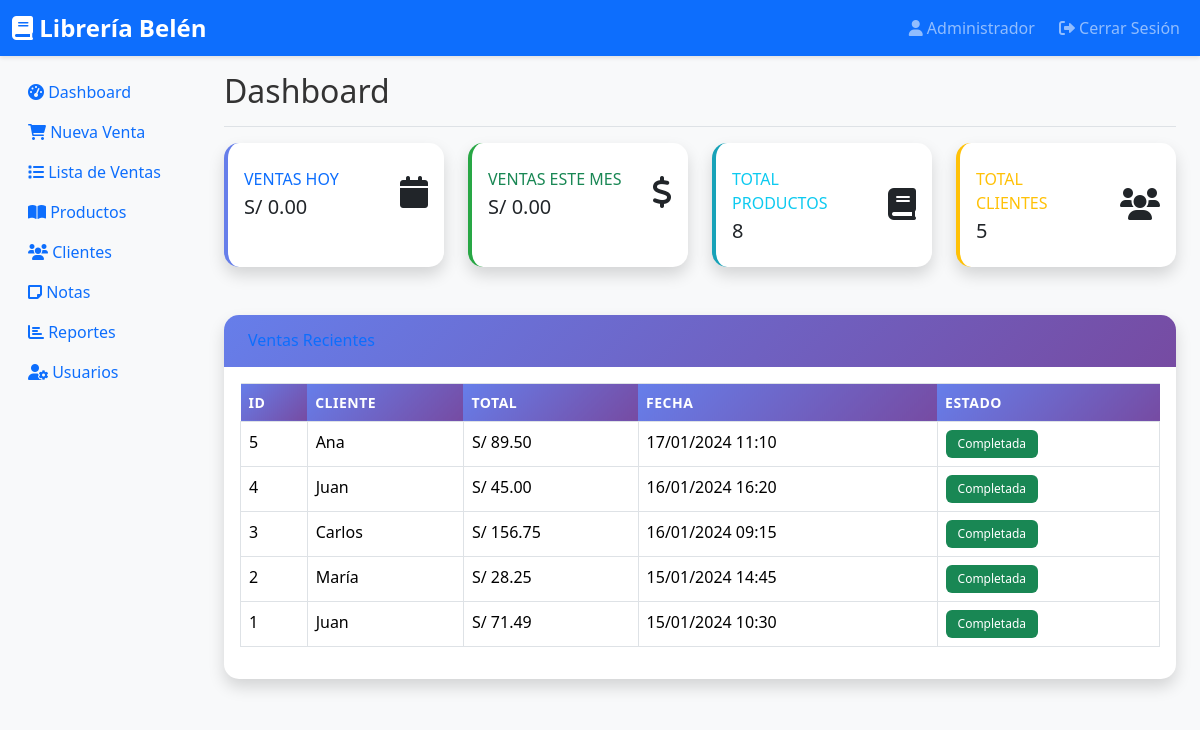
/index.php (signed in), run on the app's committed database.
### tables this page shows
CREATE TABLE ventas (
    id INT AUTO_INCREMENT PRIMARY KEY,
    cliente_id INT NOT NULL,
    usuario_id INT NOT NULL,
    subtotal DECIMAL(10,2) DEFAULT 0,
    impuestos DECIMAL(10,2) DEFAULT 0,
    descuento DECIMAL(10,2) DEFAULT 0,
    total DECIMAL(10,2) NOT NULL,
    estado ENUM('completada', 'pendiente', 'cancelada') DEFAULT 'completada',
    metodo_pago ENUM('efectivo', 'tarjeta', 'transferencia') DEFAULT 'efectivo',
    fecha TIMESTAMP DEFAULT CURRENT_TIMESTAMP,
    notas TEXT,
    FOREIGN KEY (cliente_id) REFERENCES clientes(id),
    FOREIGN KEY (usuario_id) REFERENCES usuarios(id),
    INDEX idx_fecha (fecha),
    INDEX idx_cliente (cliente_id),
    INDEX idx_usuario (usuario_id),
    INDEX idx_estado (estado)
);

CREATE TABLE clientes (
    id INT AUTO_INCREMENT PRIMARY KEY,
    nombre VARCHAR(100) NOT NULL,
    apellido VARCHAR(100),
    email VARCHAR(150) UNIQUE,
    telefono VARCHAR(20),
    direccion TEXT,
    ciudad VARCHAR(100),
    codigo_postal VARCHAR(10),
    fecha_nacimiento DATE,
    activo BOOLEAN DEFAULT TRUE,
    fecha_registro TIMESTAMP DEFAULT CURRENT_TIMESTAMP,
    fecha_actualizacion TIMESTAMP DEFAULT CURRENT_TIMESTAMP ON UPDATE CURRENT_TIMESTAMP,
    INDEX idx_nombre (nombre),
    INDEX idx_email (email),
    INDEX idx_telefono (telefono)
);

### includes/functions.php (called while the page is built, shortened)
<?php
function getDashboardStats() {
    $pdo = getConnection();
    $stmt = $pdo->prepare("SELECT COALESCE(SUM(total), 0) as ventas_hoy FROM ventas WHERE DATE(fecha) = CURDATE() AND estado != 'cancelada'");
    $stmt->execute();
    $ventas_hoy = $stmt->fetch()['ventas_hoy'];
    $stmt = $pdo->prepare("SELECT COALESCE(SUM(total), 0) as ventas_mes FROM ventas WHERE MONTH(fecha) = MONTH(CURDATE()) AND YEAR(fecha) = YEAR(CURDATE()) AND estado != 'cancelada'");
    $stmt->execute();
    $ventas_mes = $stmt->fetch()['ventas_mes'];
    $stmt = $pdo->prepare("SELECT COUNT(*) as total_productos FROM productos WHERE activo = 1");
    $stmt->execute();
    $total_productos = $stmt->fetch()['total_productos'];
    $stmt = $pdo->prepare("SELECT COUNT(*) as total_clientes FROM clientes WHERE activo = 1");
    $stmt->execute();
    $total_clientes = $stmt->fetch()['total_clientes'];
    return [
        'ventas_hoy' => $ventas_hoy,
        'ventas_mes' => $ventas_mes,
        'total_productos' => $total_productos,
        'total_clientes' => $total_clientes
    ];
}
function getVentasRecientes($limit = 10) {
    $pdo = getConnection();
    $stmt = $pdo->prepare("
        SELECT v.id, v.total, v.fecha, v.estado, c.nombre as cliente_nombre
        FROM ventas v
        LEFT JOIN clientes c ON v.cliente_id = c.id
        WHERE v.estado != 'cancelada'
        ORDER BY v.fecha DESC
        LIMIT :limit
    ");
    $stmt->bindParam(':limit', $limit, PDO::PARAM_INT);
    $stmt->execute();
    return $stmt->fetchAll();
}
?>

### index.php (the view, shortened to what this page needs)
<?php
require_once 'includes/functions.php';
$user_name = $_SESSION['user_name'];
$user_role = $_SESSION['user_role'];
?>
<!DOCTYPE html>
<html lang="es">
<head>
    <link href="assets/vendor/bootstrap.min.css" rel="stylesheet">
    <link href="assets/vendor/fontawesome.min.css" rel="stylesheet">
    <link href="assets/css/style.css" rel="stylesheet">
</head>
<body>
    <nav class="navbar navbar-expand-lg navbar-dark bg-primary">
        <div class="container-fluid">
            <a class="navbar-brand" href="index.php">
                <i class="fas fa-book"></i> Librería Belén
            </a>
            <div class="navbar-nav ms-auto">
                <span class="navbar-text me-3">
                    <i class="fas fa-user"></i> <?php echo htmlspecialchars($user_name); ?>
                </span>
                <a class="nav-link" href="logout.php">
                    <i class="fas fa-sign-out-alt"></i> Cerrar Sesión
                </a>
            </div>
        </div>
    </nav>
    <div class="container-fluid">
        <div class="row">
            <nav class="col-md-3 col-lg-2 d-md-block bg-light sidebar">
                <div class="position-fixed pt-3">
                    <ul class="nav flex-column">
                        <li class="nav-item">
                            <a class="nav-link active" href="index.php">
                                <i class="fas fa-tachometer-alt"></i> Dashboard
                            </a>
                        </li>
                        <li class="nav-item">
                            <a class="nav-link" href="ventas/nueva_venta.php">
                                <i class="fas fa-shopping-cart"></i> Nueva Venta
                            </a>
                        </li>
                        <li class="nav-item">
                            <a class="nav-link" href="ventas/lista_ventas.php">
                                <i class="fas fa-list"></i> Lista de Ventas
                            </a>
                        </li>
                        <li class="nav-item">
                            <a class="nav-link" href="productos/lista_productos.php">
                                <i class="fas fa-book-open"></i> Productos
                            </a>
                        </li>
                        <li class="nav-item">
                            <a class="nav-link" href="clientes/lista_clientes.php">
                                <i class="fas fa-users"></i> Clientes
                            </a>
                        </li>
                        <li class="nav-item">
                            <a class="nav-link" href="notas/lista_notas.php">
                                <i class="fas fa-sticky-note"></i> Notas
                            </a>
                        </li>
                        <?php if ($user_role == 'admin'): ?>
                        <li class="nav-item">
                            <a class="nav-link" href="reportes/reportes.php">
                                <i class="fas fa-chart-bar"></i> Reportes
                            </a>
                        </li>
                        <li class="nav-item">
                            <a class="nav-link" href="usuarios/lista_usuarios.php">
                                <i class="fas fa-user-cog"></i> Usuarios
                            </a>
                        </li>
                        <?php endif; ?>
                    </ul>
                </div>
            </nav>
            <main class="col-md-9 ms-sm-auto col-lg-10 px-md-4">
                <div class="d-flex justify-content-between flex-wrap flex-md-nowrap align-items-center pt-3 pb-2 mb-3 border-bottom">
                    <h1 class="h2">Dashboard</h1>
                </div>
                <div class="row mb-4">
                    <?php
                    $stats = getDashboardStats();
                    ?>
                    <div class="col-xl-3 col-md-6 mb-4">
                        <div class="card border-left-primary shadow h-100 py-2">
                            <div class="card-body">
                                <div class="row no-gutters align-items-center">
                                    <div class="col mr-2">
                                        <div class="text-xs font-weight-bold text-primary text-uppercase mb-1">
                                            Ventas Hoy
                                        </div>
                                        <div class="h5 mb-0 font-weight-bold text-gray-800">
                                            S/ <?php echo number_format($stats['ventas_hoy'], 2); ?>
                                        </div>
                                    </div>
                                    <div class="col-auto">
                                        <i class="fas fa-calendar fa-2x text-gray-300"></i>
                                    </div>
                                </div>
                            </div>
                        </div>
                    </div>
                    <div class="col-xl-3 col-md-6 mb-4">
                        <div class="card border-left-success shadow h-100 py-2">
                            <div class="card-body">
                                <div class="row no-gutters align-items-center">
                                    <div class="col mr-2">
                                        <div class="text-xs font-weight-bold text-success text-uppercase mb-1">
                                            Ventas Este Mes
                                        </div>
                                        <div class="h5 mb-0 font-weight-bold text-gray-800">
                                            S/ <?php echo number_format($stats['ventas_mes'], 2); ?>
                                        </div>
                                    </div>
                                    <div class="col-auto">
                                        <i class="fas fa-dollar-sign fa-2x text-gray-300"></i>
                                    </div>
                                </div>
                            </div>
                        </div>
                    </div>
                    <div class="col-xl-3 col-md-6 mb-4">
                        <div class="card border-left-info shadow h-100 py-2">
                            <div class="card-body">
                                <div class="row no-gutters align-items-center">
                                    <div class="col mr-2">
                                        <div class="text-xs font-weight-bold text-info text-uppercase mb-1">
                                            Total Productos
                                        </div>
                                        <div class="h5 mb-0 font-weight-bold text-gray-800">
                                            <?php echo $stats['total_productos']; ?>
                                        </div>
                                    </div>
                                    <div class="col-auto">
                                        <i class="fas fa-book fa-2x text-gray-300"></i>
                                    </div>
                                </div>
                            </div>
                        </div>
                    </div>
                    <div class="col-xl-3 col-md-6 mb-4">
                        <div class="card border-left-warning shadow h-100 py-2">
                            <div class="card-body">
                                <div class="row no-gutters align-items-center">
                                    <div class="col mr-2">
                                        <div class="text-xs font-weight-bold text-warning text-uppercase mb-1">
                                            Total Clientes
                                        </div>
                                        <div class="h5 mb-0 font-weight-bold text-gray-800">
                                            <?php echo $stats['total_clientes']; ?>
                                        </div>
                                    </div>
                                    <div class="col-auto">
                                        <i class="fas fa-users fa-2x text-gray-300"></i>
                                    </div>
                                </div>
                            </div>
                        </div>
                    </div>
                </div>
                <div class="card shadow mb-4">
                    <div class="card-header py-3">
                        <h6 class="m-0 font-weight-bold text-primary">Ventas Recientes</h6>
                    </div>
                    <div class="card-body">
                        <div class="table-responsive">
                            <table class="table table-bordered" width="100%" cellspacing="0">
                                <thead>
                                    <tr>
                                        <th>ID</th>
                                        <th>Cliente</th>
                                        <th>Total</th>
                                        <th>Fecha</th>
                                        <th>Estado</th>
                                    </tr>
                                </thead>
                                <tbody>
                                    <?php
                                    $ventas_recientes = getVentasRecientes(10);
                                    foreach ($ventas_recientes as $venta):
                                    ?>
                                    <tr>
                                        <td><?php echo $venta['id']; ?></td>
                                        <td><?php echo htmlspecialchars($venta['cliente_nombre']); ?></td>
                                        <td>S/ <?php echo number_format($venta['total'], 2); ?></td>
                                        <td><?php echo date('d/m/Y H:i', strtotime($venta['fecha'])); ?></td>
                                        <td>
                                            <span class="badge bg-success">Completada</span>
                                        </td>
                                    </tr>
                                    <?php endforeach; ?>
                                </tbody>
                            </table>
                        </div>
                    </div>
                </div>
            </main>
        </div>
    </div>
</body>
</html>

### assets/css/style.css (style rules this page uses)
:root { --primary-color: #667eea; --secondary-color: #764ba2; --success-color: #28a745; --danger-color: #dc3545; --warning-color: #ffc107; --info-color: #17a2b8; --light-color: #f8f9fa; --dark-color: #343a40; }
body { font-family: 'Segoe UI', Tahoma, Geneva, Verdana, sans-serif; background-color: #f8f9fa; padding-top: 56px; color: #333; }
h1, h2, h3, h4, h5, h6 { color: #222; margin-bottom: 1rem; }
a { color: var(--primary-color); text-decoration: none; }
.navbar { position: fixed; top: 0; left: 0; right: 0; z-index: 1030; height: 56px; }
.card { border: none; border-radius: 15px; box-shadow: 0 0.25rem 0.75rem rgba(0, 0, 0, 0.05); transition: all 0.3s ease; }
.card-header { background: linear-gradient(135deg, var(--primary-color) 0%, var(--secondary-color) 100%); color: white; border-radius: 15px 15px 0 0 !important; border: none; padding: 1rem 1.5rem; font-size: 1.25rem; font-weight: 600; }
.table thead { border-radius: 10px 10px 0 0; }
.table tbody tr:last-child { border-bottom-left-radius: 10px; border-bottom-right-radius: 10px; }
.table thead th { background: linear-gradient(135deg, var(--primary-color) 0%, var(--secondary-color) 100%); color: white; border: none; font-weight: 600; text-transform: uppercase; font-size: 0.875rem; letter-spacing: 0.5px; }
.table tbody tr { transition: all 0.3s ease; }
.badge { border-radius: 6px; font-weight: 500; padding: 0.5rem 0.75rem; }
.mb-3 { margin-bottom: 1rem !important; }
.navbar { box-shadow: 0 2px 4px rgba(0, 0, 0, 0.1); }
.navbar-brand { font-weight: 700; font-size: 1.5rem; }
.border-left-primary { border-left: 4px solid var(--primary-color) !important; }
.border-left-success { border-left: 4px solid var(--success-color) !important; }
.border-left-info { border-left: 4px solid var(--info-color) !important; }
.border-left-warning { border-left: 4px solid var(--warning-color) !important; }

### data on the page
ventas: id "5", cliente.nombre "Ana", total "89.50", fecha "17/01/2024 11:10"
ventas: id "4", cliente.nombre "Juan", total "45.00", fecha "16/01/2024 16:20"
ventas: id "3", cliente.nombre "Carlos", total "156.75", fecha "16/01/2024 09:15"
ventas: id "2", cliente.nombre "María", total "28.25", fecha "15/01/2024 14:45"
ventas: id "1", cliente.nombre "Juan", total "71.49", fecha "15/01/2024 10:30"

### other printed values
$user_name "Administrador"
$stats['ventas_hoy'] "0.00"
$stats['ventas_mes'] "0.00"
$stats['total_productos'] "8"
$stats['total_clientes'] "5"
